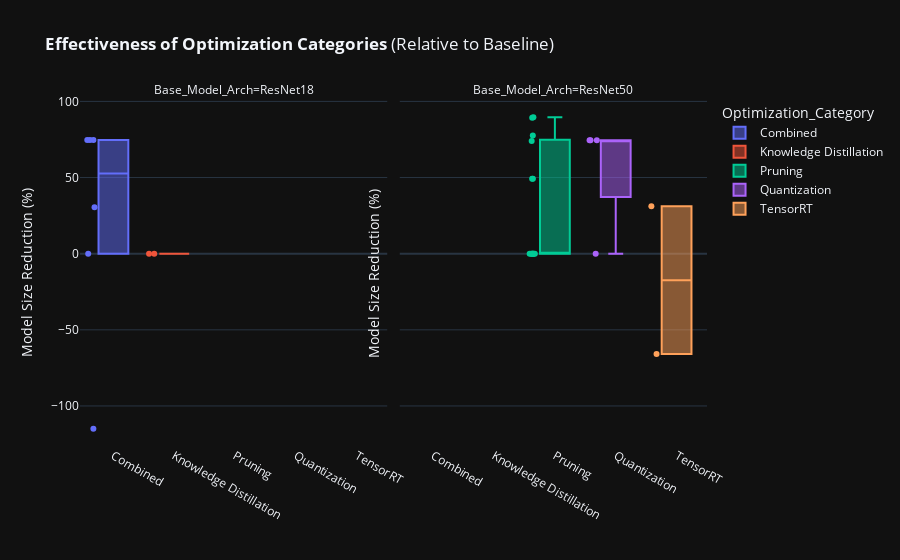

Here is the notebook cell this chart was saved with:
### Code cell
# --- Idea 2: Box Plot Analysis ---
# (This requires a bit of data manipulation first)

# Find the baseline metrics for each architecture
baselines = df[df['Optimization_Category'] == 'Baseline'].set_index('Base_Model_Arch')
baseline_metrics = baselines[['Top_1_Acc', 'Model_Size_MB_Disk']].to_dict('index')
# baseline_metrics will look like:
# {'ResNet18': {'Top_1_Acc': 0.50, 'Model_Size_MB_Disk': 44.6}, ...}

# Map the baseline values to each row in the original dataframe
df['baseline_acc'] = df['Base_Model_Arch'].map(lambda x: baseline_metrics[x]['Top_1_Acc'])
df['baseline_size'] = df['Base_Model_Arch'].map(lambda x: baseline_metrics[x]['Model_Size_MB_Disk'])

# Calculate the percentage change relative to the baseline
# We exclude the baseline itself from this plot
plot_df = df[df['Optimization_Category'] != 'Baseline'].copy()
plot_df['Accuracy_Change_%'] = ((plot_df['Top_1_Acc'] - plot_df['baseline_acc']) / plot_df['baseline_acc']) * 100
plot_df['Size_Reduction_%'] = ((plot_df['baseline_size'] - plot_df['Model_Size_MB_Disk']) / plot_df['baseline_size']) * 100

# Create the box plot
box_fig = px.box(
    plot_df,
    x="Optimization_Category",
    y="Size_Reduction_%",
    color="Optimization_Category",
    points="all", # Show all the individual experiment points
    facet_col="Base_Model_Arch", # Create separate plots for ResNet18 and ResNet50
    hover_name="Experiment_ID",
    hover_data=["Accuracy_Change_%"],
    title="<b>Effectiveness of Optimization Categories</b> (Relative to Baseline)",
    template='plotly_dark'
)

box_fig.update_yaxes(title_text="Model Size Reduction (%)")
box_fig.update_xaxes(title_text="")
box_fig.show()
box_fig.write_html("effectiveness_boxplot.html")

### Figure 1 — Plotly figure (JSON) as saved in the notebook; plotly's stock layout.template omitted (floating-point values rounded to 4 significant figures)
{"data": [{"alignmentgroup": "True", "boxpoints": "all", "customdata": [[7.176], [1.374], [6.514], [6.921], [7.48], [7.378]], "hovertemplate": "<b>%{hovertext}</b><br><br>Optimization_Category=%{x}<br>Base_Model_Arch=ResNet18<br>Size_Reduction_%=%{y}<br>Accuracy_Change_%=%{customdata[0]}<extra></extra>", "hovertext": ["resnet18pretrained_distilled_quant_kmeans_256clusters_post", "resnet18pretrained_distilled_quant_ptq_int8_perchannel_post", "resnet18pretrained_distilled_quant_ptq_int8_pertensor_post", "resnet18pretrained_distilled_quant_qat_int8_epochs8", "resnet18_distilled_trt_fp16", "resnet18_distilled_trt_fp32"], "legendgroup": "Combined", "marker": {"color": "#636efa"}, "name": "Combined", "notched": false, "offsetgroup": "Combined", "orientation": "v", "showlegend": true, "type": "box", "x": ["Combined", "Combined", "Combined", "Combined", "Combined", "Combined"], "x0": " ", "xaxis": "x", "y": [0.005037, 74.7, 74.7, 74.7, 30.56, -114.9], "y0": " ", "yaxis": "y"}, {"alignmentgroup": "True", "boxpoints": "all", "customdata": [[7.43], [-64.78]], "hovertemplate": "<b>%{hovertext}</b><br><br>Optimization_Category=%{x}<br>Base_Model_Arch=ResNet18<br>Size_Reduction_%=%{y}<br>Accuracy_Change_%=%{customdata[0]}<extra></extra>", "hovertext": ["resnet50_to_resnet18pretrained_kd", "resnet50_to_resnet18scratch_kd"], "legendgroup": "Knowledge Distillation", "marker": {"color": "#EF553B"}, "name": "Knowledge Distillation", "notched": false, "offsetgroup": "Knowledge Distillation", "orientation": "v", "showlegend": true, "type": "box", "x": ["Knowledge Distillation", "Knowledge Distillation"], "x0": " ", "xaxis": "x", "y": [-0.002686, -0.002686], "y0": " ", "yaxis": "y"}, {"alignmentgroup": "True", "boxpoints": "all", "customdata": [[-1.06], [-23.12], [-54.08], [-79.87], [-15.66], [-66.01], [-91.21], [1.703], [-4.623], [-28.41], [2.316], [-3.925], [-35.6]], "hovertemplate": "<b>%{hovertext}</b><br><br>Optimization_Category=%{x}<br>Base_Model_Arch=ResNet50<br>Size_Reduction_%=%{y}<br>Accuracy_Change_%=%{customdata[0]}<extra></extra>", "hovertext": ["resnet50_prune_nm24_ft", "resnet50_prune_struct_it_l1filter_stage1_approx_sp50_ft", "resnet50_prune_struct_it_l1filter_stage2_approx_sp75_ft", "resnet50_prune_struct_it_l1filter_stage3_approx_sp90_ft", "resnet50_prune_struct_os_l1filter_fp30_ft", "resnet50_prune_struct_os_l1filter_fp55_ft", "resnet50_prune_struct_os_l1filter_fp70_ft", "resnet50_prune_unstruct_it_l1_stage1_sp50_ft", "resnet50_prune_unstruct_it_l1_stage2_sp75_ft", "resnet50_prune_unstruct_it_l1_stage3_sp90_ft", "resnet50_prune_unstruct_os_l1_sp50_ft", "resnet50_prune_unstruct_os_l1_sp75_ft", "resnet50_prune_unstruct_os_l1_sp90_ft"], "legendgroup": "Pruning", "marker": {"color": "#00cc96"}, "name": "Pruning", "notched": false, "offsetgroup": "Pruning", "orientation": "v", "showlegend": true, "type": "box", "x": ["Pruning", "Pruning", "Pruning", "Pruning", "Pruning", "Pruning", "Pruning", "Pruning", "Pruning", "Pruning", "Pruning", "Pruning", "Pruning"], "x0": " ", "xaxis": "x2", "y": [-0.002526, 49.28, 73.93, 89.56, 49.29, 77.65, 89.2, 0.004049, 0.004049, -0.007649, -0.007332, -0.007332, -0.007332], "y0": " ", "yaxis": "y2"}, {"alignmentgroup": "True", "boxpoints": "all", "customdata": [[-0.03925], [-6.554], [0.03925], [2.159]], "hovertemplate": "<b>%{hovertext}</b><br><br>Optimization_Category=%{x}<br>Base_Model_Arch=ResNet50<br>Size_Reduction_%=%{y}<br>Accuracy_Change_%=%{customdata[0]}<extra></extra>", "hovertext": ["resnet50_quant_kmeans_256clusters_post", "resnet50_quant_ptq_int8_perchannel_post", "resnet50_quant_ptq_int8_pertensor_post", "resnet50_quant_qat_int8_epochs8"], "legendgroup": "Quantization", "marker": {"color": "#ab63fa"}, "name": "Quantization", "notched": false, "offsetgroup": "Quantization", "orientation": "v", "showlegend": true, "type": "box", "x": ["Quantization", "Quantization", "Quantization", "Quantization"], "x0": " ", "xaxis": "x2", "y": [0.0005113, 74.5, 74.5, 74.5], "y0": " ", "yaxis": "y2"}, {"alignmentgroup": "True", "boxpoints": "all", "customdata": [[0.1535], [-0.04664]], "hovertemplate": "<b>%{hovertext}</b><br><br>Optimization_Category=%{x}<br>Base_Model_Arch=ResNet50<br>Size_Reduction_%=%{y}<br>Accuracy_Change_%=%{customdata[0]}<extra></extra>", "hovertext": ["resnet50_trt_fp16", "resnet50_trt_fp32"], "legendgroup": "TensorRT", "marker": {"color": "#FFA15A"}, "name": "TensorRT", "notched": false, "offsetgroup": "TensorRT", "orientation": "v", "showlegend": true, "type": "box", "x": ["TensorRT", "TensorRT"], "x0": " ", "xaxis": "x2", "y": [31.1, -65.86], "y0": " ", "yaxis": "y2"}], "layout": {"annotations": [{"font": {}, "showarrow": false, "text": "Base_Model_Arch=ResNet18", "x": 0.245, "xanchor": "center", "xref": "paper", "y": 1, "yanchor": "bottom", "yref": "paper"}, {"font": {}, "showarrow": false, "text": "Base_Model_Arch=ResNet50", "x": 0.755, "xanchor": "center", "xref": "paper", "y": 1, "yanchor": "bottom", "yref": "paper"}], "boxmode": "overlay", "legend": {"title": {"text": "Optimization_Category"}, "tracegroupgap": 0}, "title": {"text": "<b>Effectiveness of Optimization Categories</b> (Relative to Baseline)"}, "xaxis": {"anchor": "y", "categoryarray": ["Combined", "Knowledge Distillation", "Pruning", "Quantization", "TensorRT"], "categoryorder": "array", "domain": [0, 0.49], "title": {"text": ""}}, "xaxis2": {"anchor": "y2", "categoryarray": ["Combined", "Knowledge Distillation", "Pruning", "Quantization", "TensorRT"], "categoryorder": "array", "domain": [0.51, 1], "matches": "x", "title": {"text": ""}}, "yaxis": {"anchor": "x", "domain": [0, 1], "title": {"text": "Model Size Reduction (%)"}}, "yaxis2": {"anchor": "x2", "domain": [0, 1], "matches": "y", "showticklabels": false, "title": {"text": "Model Size Reduction (%)"}}}}
